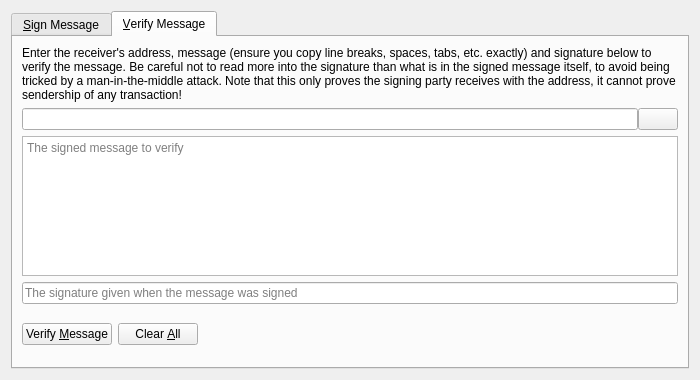
<?xml version="1.0" encoding="UTF-8"?>
<ui version="4.0">
 <class>SignVerifyMessageDialog</class>
 <widget class="QDialog" name="SignVerifyMessageDialog">
  <property name="geometry">
   <rect>
    <x>0</x>
    <y>0</y>
    <width>700</width>
    <height>380</height>
   </rect>
  </property>
  <property name="windowTitle">
   <string>Signatures - Sign / Verify a Message</string>
  </property>
  <property name="modal">
   <bool>true</bool>
  </property>
  <layout class="QVBoxLayout" name="verticalLayout">
   <item>
    <widget class="QTabWidget" name="tabWidget">
     <property name="currentIndex">
      <number>1</number>
     </property>
     <widget class="QWidget" name="tabSignMessage">
      <attribute name="title">
       <string>&amp;Sign Message</string>
      </attribute>
      <layout class="QVBoxLayout" name="verticalLayout_SM">
       <item>
        <widget class="QLabel" name="infoLabel_SM">
         <property name="text">
          <string>You can sign messages/agreements with your addresses to prove you can receive NIX sent to them. Be careful not to sign anything vague or random, as phishing attacks may try to trick you into signing your identity over to them. Only sign fully-detailed statements you agree to.</string>
         </property>
         <property name="textFormat">
          <enum>Qt::PlainText</enum>
         </property>
         <property name="wordWrap">
          <bool>true</bool>
         </property>
        </widget>
       </item>
       <item>
        <layout class="QHBoxLayout" name="horizontalLayout_1_SM">
         <property name="spacing">
          <number>0</number>
         </property>
         <item>
          <widget class="QValidatedLineEdit" name="addressIn_SM">
           <property name="toolTip">
            <string>The Bitcoin address to sign the message with</string>
           </property>
          </widget>
         </item>
         <item>
          <widget class="QPushButton" name="addressBookButton_SM">
           <property name="toolTip">
            <string>Choose previously used address</string>
           </property>
           <property name="text">
            <string/>
           </property>
           <property name="icon">
            <iconset resource="../bitcoin.qrc">
             <normaloff>:/icons/address-book</normaloff>:/icons/address-book</iconset>
           </property>
           <property name="shortcut">
            <string>Alt+A</string>
           </property>
           <property name="autoDefault">
            <bool>false</bool>
           </property>
          </widget>
         </item>
         <item>
          <widget class="QPushButton" name="pasteButton_SM">
           <property name="toolTip">
            <string>Paste address from clipboard</string>
           </property>
           <property name="text">
            <string/>
           </property>
           <property name="icon">
            <iconset resource="../bitcoin.qrc">
             <normaloff>:/icons/editpaste</normaloff>:/icons/editpaste</iconset>
           </property>
           <property name="shortcut">
            <string>Alt+P</string>
           </property>
           <property name="autoDefault">
            <bool>false</bool>
           </property>
          </widget>
         </item>
        </layout>
       </item>
       <item>
        <widget class="QPlainTextEdit" name="messageIn_SM">
         <property name="toolTip">
          <string>Enter the message you want to sign here</string>
         </property>
         <property name="placeholderText">
          <string>Enter the message you want to sign here</string>
         </property>
        </widget>
       </item>
       <item>
        <widget class="QLabel" name="signatureLabel_SM">
         <property name="text">
          <string>Signature</string>
         </property>
         <property name="textFormat">
          <enum>Qt::PlainText</enum>
         </property>
        </widget>
       </item>
       <item>
        <layout class="QHBoxLayout" name="horizontalLayout_2_SM">
         <property name="spacing">
          <number>0</number>
         </property>
         <item>
          <widget class="QLineEdit" name="signatureOut_SM">
           <property name="font">
            <font>
             <italic>true</italic>
            </font>
           </property>
           <property name="readOnly">
            <bool>true</bool>
           </property>
           <property name="placeholderText">
            <string>Click &quot;Sign Message&quot; to generate signature</string>
           </property>
          </widget>
         </item>
         <item>
          <widget class="QPushButton" name="copySignatureButton_SM">
           <property name="toolTip">
            <string>Copy the current signature to the system clipboard</string>
           </property>
           <property name="text">
            <string/>
           </property>
           <property name="icon">
            <iconset resource="../bitcoin.qrc">
             <normaloff>:/icons/editcopy</normaloff>:/icons/editcopy</iconset>
           </property>
           <property name="autoDefault">
            <bool>false</bool>
           </property>
          </widget>
         </item>
        </layout>
       </item>
       <item>
        <layout class="QHBoxLayout" name="horizontalLayout_3_SM">
         <item>
          <widget class="QPushButton" name="signMessageButton_SM">
           <property name="toolTip">
            <string>Sign the message to prove you own this Bitcoin address</string>
           </property>
           <property name="text">
            <string>Sign &amp;Message</string>
           </property>
           <property name="icon">
            <iconset resource="../bitcoin.qrc">
             <normaloff>:/icons/edit</normaloff>:/icons/edit</iconset>
           </property>
           <property name="autoDefault">
            <bool>false</bool>
           </property>
          </widget>
         </item>
         <item>
          <widget class="QPushButton" name="clearButton_SM">
           <property name="toolTip">
            <string>Reset all sign message fields</string>
           </property>
           <property name="text">
            <string>Clear &amp;All</string>
           </property>
           <property name="icon">
            <iconset resource="../bitcoin.qrc">
             <normaloff>:/icons/remove</normaloff>:/icons/remove</iconset>
           </property>
           <property name="autoDefault">
            <bool>false</bool>
           </property>
          </widget>
         </item>
         <item>
          <spacer name="horizontalSpacer_1_SM">
           <property name="orientation">
            <enum>Qt::Horizontal</enum>
           </property>
           <property name="sizeHint" stdset="0">
            <size>
             <width>40</width>
             <height>48</height>
            </size>
           </property>
          </spacer>
         </item>
         <item>
          <widget class="QLabel" name="statusLabel_SM">
           <property name="font">
            <font>
             <weight>75</weight>
             <bold>true</bold>
            </font>
           </property>
           <property name="text">
            <string/>
           </property>
           <property name="wordWrap">
            <bool>true</bool>
           </property>
          </widget>
         </item>
         <item>
          <spacer name="horizontalSpacer_2_SM">
           <property name="orientation">
            <enum>Qt::Horizontal</enum>
           </property>
           <property name="sizeHint" stdset="0">
            <size>
             <width>40</width>
             <height>48</height>
            </size>
           </property>
          </spacer>
         </item>
        </layout>
       </item>
      </layout>
     </widget>
     <widget class="QWidget" name="tabVerifyMessage">
      <attribute name="title">
       <string>&amp;Verify Message</string>
      </attribute>
      <layout class="QVBoxLayout" name="verticalLayout_VM">
       <item>
        <widget class="QLabel" name="infoLabel_VM">
         <property name="text">
          <string>Enter the receiver's address, message (ensure you copy line breaks, spaces, tabs, etc. exactly) and signature below to verify the message. Be careful not to read more into the signature than what is in the signed message itself, to avoid being tricked by a man-in-the-middle attack. Note that this only proves the signing party receives with the address, it cannot prove sendership of any transaction!</string>
         </property>
         <property name="textFormat">
          <enum>Qt::PlainText</enum>
         </property>
         <property name="alignment">
          <set>Qt::AlignLeading|Qt::AlignLeft|Qt::AlignTop</set>
         </property>
         <property name="wordWrap">
          <bool>true</bool>
         </property>
        </widget>
       </item>
       <item>
        <layout class="QHBoxLayout" name="horizontalLayout_1_VM">
         <property name="spacing">
          <number>0</number>
         </property>
         <item>
          <widget class="QValidatedLineEdit" name="addressIn_VM">
           <property name="toolTip">
            <string>The Bitcoin address the message was signed with</string>
           </property>
          </widget>
         </item>
         <item>
          <widget class="QPushButton" name="addressBookButton_VM">
           <property name="toolTip">
            <string>Choose previously used address</string>
           </property>
           <property name="text">
            <string/>
           </property>
           <property name="icon">
            <iconset resource="../bitcoin.qrc">
             <normaloff>:/icons/address-book</normaloff>:/icons/address-book</iconset>
           </property>
           <property name="shortcut">
            <string>Alt+A</string>
           </property>
           <property name="autoDefault">
            <bool>false</bool>
           </property>
          </widget>
         </item>
        </layout>
       </item>
       <item>
        <widget class="QPlainTextEdit" name="messageIn_VM">
         <property name="toolTip">
          <string>The signed message to verify</string>
         </property>
         <property name="placeholderText">
          <string>The signed message to verify</string>
         </property>
        </widget>
       </item>
       <item>
        <widget class="QValidatedLineEdit" name="signatureIn_VM">
         <property name="toolTip">
          <string>The signature given when the message was signed</string>
         </property>
         <property name="placeholderText">
          <string>The signature given when the message was signed</string>
         </property>
        </widget>
       </item>
       <item>
        <layout class="QHBoxLayout" name="horizontalLayout_2_VM">
         <item>
          <widget class="QPushButton" name="verifyMessageButton_VM">
           <property name="toolTip">
            <string>Verify the message to ensure it was signed with the specified Bitcoin address</string>
           </property>
           <property name="text">
            <string>Verify &amp;Message</string>
           </property>
           <property name="icon">
            <iconset resource="../bitcoin.qrc">
             <normaloff>:/icons/transaction_0</normaloff>:/icons/transaction_0</iconset>
           </property>
           <property name="autoDefault">
            <bool>false</bool>
           </property>
          </widget>
         </item>
         <item>
          <widget class="QPushButton" name="clearButton_VM">
           <property name="toolTip">
            <string>Reset all verify message fields</string>
           </property>
           <property name="text">
            <string>Clear &amp;All</string>
           </property>
           <property name="icon">
            <iconset resource="../bitcoin.qrc">
             <normaloff>:/icons/remove</normaloff>:/icons/remove</iconset>
           </property>
           <property name="autoDefault">
            <bool>false</bool>
           </property>
          </widget>
         </item>
         <item>
          <spacer name="horizontalSpacer_1_VM">
           <property name="orientation">
            <enum>Qt::Horizontal</enum>
           </property>
           <property name="sizeHint" stdset="0">
            <size>
             <width>40</width>
             <height>48</height>
            </size>
           </property>
          </spacer>
         </item>
         <item>
          <widget class="QLabel" name="statusLabel_VM">
           <property name="font">
            <font>
             <weight>75</weight>
             <bold>true</bold>
            </font>
           </property>
           <property name="text">
            <string/>
           </property>
           <property name="wordWrap">
            <bool>true</bool>
           </property>
          </widget>
         </item>
         <item>
          <spacer name="horizontalSpacer_2_VM">
           <property name="orientation">
            <enum>Qt::Horizontal</enum>
           </property>
           <property name="sizeHint" stdset="0">
            <size>
             <width>40</width>
             <height>48</height>
            </size>
           </property>
          </spacer>
         </item>
        </layout>
       </item>
      </layout>
     </widget>
    </widget>
   </item>
  </layout>
 </widget>
 <customwidgets>
  <customwidget>
   <class>QValidatedLineEdit</class>
   <extends>QLineEdit</extends>
   <header>qt/qvalidatedlineedit.h</header>
  </customwidget>
 </customwidgets>
 <resources>
  <include location="../bitcoin.qrc"/>
 </resources>
 <connections/>
</ui>
